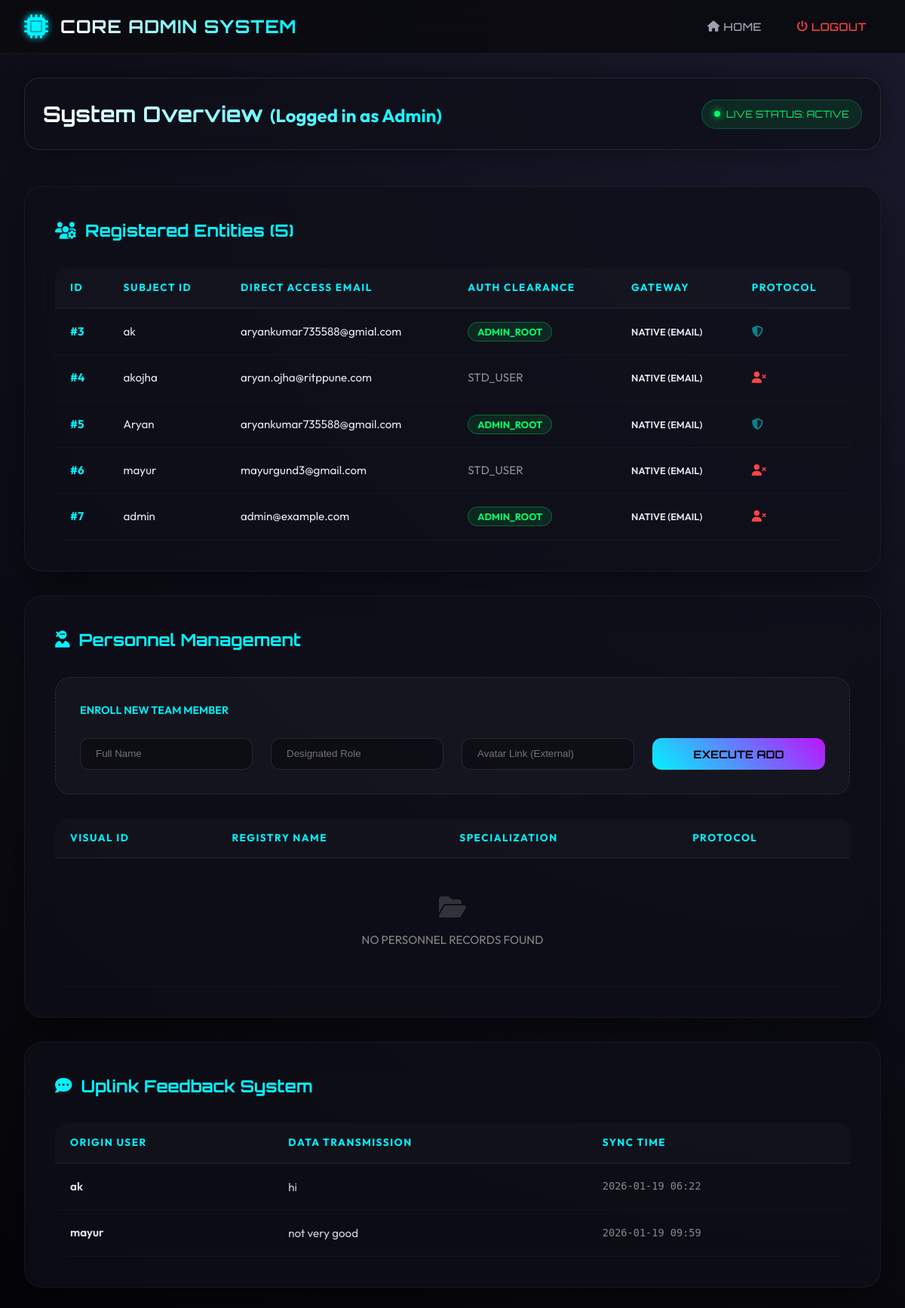
The page /admin (signed in) on the database its author committed.
### app.py (models this page shows)
class User(UserMixin, db.Model):
    id = db.Column(db.Integer, primary_key=True)
    username = db.Column(db.String(150), unique=True, nullable=False)
    email = db.Column(db.String(150), unique=True, nullable=False)
    password = db.Column(db.String(150), nullable=True) # Nullable for OAuth users
    is_admin = db.Column(db.Boolean, default=False)
    oauth_provider = db.Column(db.String(50), nullable=True)

class Feedback(db.Model):
    id = db.Column(db.Integer, primary_key=True)
    user_id = db.Column(db.Integer, db.ForeignKey('user.id'), nullable=False)
    message = db.Column(db.Text, nullable=False)
    timestamp = db.Column(db.DateTime, default=datetime.utcnow)
    user = db.relationship('User', backref=db.backref('feedbacks', lazy=True, cascade="all, delete-orphan"))

### app.py (the view)
@app.route('/admin')
@login_required
def admin():
    if not current_user.is_admin:
        flash("Access Denied", "danger")
        return redirect(url_for('index'))
    users = User.query.all()
    feedbacks = Feedback.query.all()
    team_members = TeamMember.query.all()
    return render_template('admin.html', users=users, feedbacks=feedbacks, team_members=team_members)

### app.py (called while the page is built)
@login_manager.user_loader
def load_user(user_id):
    user = User.query.get(int(user_id))
    admin_emails = ['aryankumar735588@gmail.com', 'aryankumar735588@gmial.com']
    if user and user.email.lower().strip() in admin_emails and not user.is_admin:
        print(f"DEBUG: Force promoting {user.email} to Admin via load_user")
        user.is_admin = True
        db.session.commit()
    return user

### templates/admin.html (shortened to what this page needs)
<!DOCTYPE html>
<html lang="en">
<head>
    <link rel="stylesheet" href="/style.css">
    <link rel="stylesheet" href="{{ url_for('static', filename='css/auth.css') }}">
    <link rel="stylesheet" href="https://cdnjs.cloudflare.com/ajax/libs/font-awesome/6.4.0/css/all.min.css">
</head>
<body>
    <nav>
        <div class="nav-container">
            <div class="logo">
                <i class="fas fa-microchip logo-icon" style="color: var(--neon-blue);"></i>
                <h1 style="font-family: 'Orbitron'; font-size: 1.5rem;">Core Admin System</h1>
            </div>
            <ul id="nav-ul">
                <li><a href="{{ url_for('index') }}" class="nav-link"><i class="fas fa-home"></i> Home</a></li>
                <li><a href="{{ url_for('logout') }}" class="nav-link" style="color: #ff4444;"><i
                            class="fas fa-power-off"></i> Logout</a></li>
            </ul>
        </div>
    </nav>
    <main class="admin-main">
        <div class="admin-header">
            <h1>System Overview <small style="color: var(--text-muted); font-family: 'Outfit';">(Logged in as
                    Admin)</small></h1>
            <div class="status-pill">
                <div class="status-dot-pulse"></div>
                LIVE STATUS: ACTIVE
            </div>
        </div>
        <div class="admin-grid">
            <div class="modern-card">
                <h3><i class="fas fa-users-cog"></i> Registered Entities ({{ users|length }})</h3>
                <div class="tech-table-wrapper">
                    <table class="tech-table">
                        <thead>
                            <tr>
                                <th>ID</th>
                                <th>Subject ID</th>
                                <th>Direct Access Email</th>
                                <th>Auth Clearance</th>
                                <th>Gateway</th>
                                <th>Protocol</th>
                            </tr>
                        </thead>
                        <tbody>
                            {% for user in users %}
                            <tr>
                                <td style="color: var(--neon-blue); font-weight: 700;">#{{ user.id }}</td>
                                <td>{{ user.username }}</td>
                                <td>{{ user.email }}</td>
                                <td>
                                    {% if user.is_admin %}
                                    <span class="badge-admin">ADMIN_ROOT</span>
                                    {% else %}
                                    <span style="opacity: 0.6;">STD_USER</span>
                                    {% endif %}
                                </td>
                                <td style="text-transform: uppercase; font-size: 0.8rem; font-weight: 600;">{{
                                    user.oauth_provider or 'Native (Email)' }}</td>
                                <td>
                                    {% if user.id != current_user.id and user.email.lower() not in
                                    ['aryankumar735588@gmail.com', 'aryankumar735588@gmial.com'] %}
                                    <a href="{{ url_for('delete_user', id=user.id) }}" class="delete-icon"
                                        onclick="return confirm('Terminate this user record? This action cannot be undone.')">
                                        <i class="fas fa-user-times"></i>
                                    </a>
                                    {% else %}
                                    <i class="fas fa-shield-alt" style="color: var(--neon-blue); opacity: 0.5;"
                                        title="System Protected"></i>
                                    {% endif %}
                                </td>
                            </tr>
                            {% endfor %}
                        </tbody>
                    </table>
                </div>
            </div>
            <div class="modern-card" id="manage-team">
                <h3><i class="fas fa-user-ninja"></i> Personnel Management</h3>
                <div class="add-member-form">
                    <p style="margin-bottom: 1.5rem; color: var(--neon-blue); font-weight: 600; font-size: 0.9rem;">
                        ENROLL NEW TEAM MEMBER</p>
                    <form action="{{ url_for('add_team_member') }}" method="POST">
                        <div class="modern-input-group">
                            <input type="text" name="name" placeholder="Full Name" required>
                            <input type="text" name="role" placeholder="Designated Role" required>
                            <input type="text" name="image_url" placeholder="Avatar Link (External)">
                            <button type="submit" class="neon-btn">Execute Add</button>
                        </div>
                    </form>
                </div>
                <div class="tech-table-wrapper">
                    <table class="tech-table">
                        <thead>
                            <tr>
                                <th>Visual ID</th>
                                <th>Registry Name</th>
                                <th>Specialization</th>
                                <th>Protocol</th>
                            </tr>
                        </thead>
                        <tbody>
                            {% for member in team_members %}
                            <tr>
                                <td>
                                    <img src="{{ member.image_url }}" alt="AV"
                                        style="width: 45px; height: 45px; border-radius: 12px; border: 2px solid rgba(0, 243, 255, 0.2); object-fit: cover;">
                                </td>
                                <td style="font-weight: 700;">{{ member.name }}</td>
                                <td style="color: var(--neon-purple);">{{ member.role }}</td>
                                <td>
                                    <a href="{{ url_for('delete_team_member', id=member.id) }}" class="delete-icon"
                                        onclick="return confirm('Terminate this personnel record?')">
                                        <i class="fas fa-trash-alt"></i>
                                    </a>
                                </td>
                            </tr>
                            {% else %}
                            <tr>
                                <td colspan="4" style="text-align: center; padding: 3rem; color: #888;">
                                    <i class="fas fa-folder-open"
                                        style="font-size: 2rem; display: block; margin-bottom: 1rem; opacity: 0.3;"></i>
                                    NO PERSONNEL RECORDS FOUND
                                </td>
                            </tr>
                            {% endfor %}
                        </tbody>
                    </table>
                </div>
            </div>
            <div class="modern-card">
                <h3><i class="fas fa-comment-dots"></i> Uplink Feedback System</h3>
                <div class="tech-table-wrapper">
                    <table class="tech-table">
                        <thead>
                            <tr>
                                <th>Origin User</th>
                                <th>Data Transmission</th>
                                <th>Sync Time</th>
                            </tr>
                        </thead>
                        <tbody>
                            {% for fb in feedbacks %}
                            <tr>
                                <td style="font-weight: 600;">{{ fb.user.username }}</td>
                                <td style="max-width: 400px; line-height: 1.4; opacity: 0.9;">{{ fb.message }}</td>
                                <td style="font-family: 'monospace'; font-size: 0.85rem; color: #888;">{{
                                    fb.timestamp.strftime('%Y-%m-%d %H:%M') }}</td>
                            </tr>
                            {% else %}
                            <tr>
                                <td colspan="3" style="text-align: center; padding: 4rem; color: #888;">
                                    NO RECENT TRANSMISSIONS RECEIVED
                                </td>
                            </tr>
                            {% endfor %}
                        </tbody>
                    </table>
                </div>
            </div>
        </div>
    </main>
</body>
</html>

### static/css/auth.css (style rules this page uses)
:root { --primary-neon: #00f3ff; --secondary-neon: #bc13fe; --accent-neon: #39ff14; --glass-bg: rgba(10, 10, 15, 0.7); --glass-border: rgba(255, 255, 255, 0.1); --text-main: #ffffff; --text-dim: #94a3b8; --bg-dark: #050508; --input-bg: rgba(255, 255, 255, 0.05); }
* { margin: 0; padding: 0; box-sizing: border-box; }
body { font-family: 'Outfit', sans-serif; background: var(--bg-dark); color: var(--text-main); overflow-x: hidden; }

### templates/admin.html (style rules this page uses)
:root { --glass-card: rgba(15, 15, 25, 0.7); --neon-blue: #00f3ff; --neon-purple: #bc13fe; --table-row-hover: rgba(255, 255, 255, 0.05); }
body { background: radial-gradient(circle at top right, #1a1a2e, #050508); color: #e2e8f0; font-family: 'Outfit', sans-serif; }
.admin-main { padding: 2rem; max-width: 1400px; margin: 0 auto; }
.admin-header { display: flex; justify-content: space-between; align-items: center; margin-bottom: 3rem; padding: 1.5rem; background: var(--glass-card); backdrop-filter: blur(10px); border: 1px solid rgba(255, 255, 255, 0.1); border-radius: 20px; box-shadow: 0 0 30px rgba(0, 0, 0, 0.5); }
.admin-header h1 { font-family: 'Orbitron', sans-serif; font-size: 1.8rem; background: linear-gradient(90deg, #fff, var(--neon-blue)); -webkit-background-clip: text; background-clip: text; -webkit-text-fill-color: transparent; margin: 0; }
.admin-grid { display: grid; grid-template-columns: 1fr; gap: 2rem; }
.modern-card { background: var(--glass-card); backdrop-filter: blur(20px); border: 1px solid rgba(255, 255, 255, 0.05); border-radius: 24px; padding: 2.5rem; box-shadow: 0 20px 50px rgba(0, 0, 0, 0.4); transition: 0.3s; }
.modern-card h3 { font-family: 'Orbitron', sans-serif; font-size: 1.4rem; margin-bottom: 2rem; color: var(--neon-blue); display: flex; align-items: center; gap: 12px; }
.add-member-form { background: rgba(255, 255, 255, 0.03); padding: 2rem; border-radius: 20px; margin-bottom: 2rem; border: 1px dashed rgba(255, 255, 255, 0.1); }
.modern-input-group { display: grid; grid-template-columns: repeat(auto-fit, minmax(200px, 1fr)); gap: 1.5rem; }
.modern-input-group input { background: rgba(0, 0, 0, 0.3); border: 1px solid rgba(255, 255, 255, 0.1); border-radius: 12px; padding: 12px 20px; color: white; transition: 0.3s; }
.tech-table-wrapper { overflow-x: auto; border-radius: 15px; }
.tech-table { width: 100%; border-collapse: collapse; text-align: left; }
.tech-table th { padding: 15px 20px; background: rgba(255, 255, 255, 0.02); font-size: 0.85rem; text-transform: uppercase; letter-spacing: 1.5px; color: var(--neon-blue); border-bottom: 2px solid rgba(255, 255, 255, 0.05); }
.tech-table td { padding: 18px 20px; border-bottom: 1px solid rgba(255, 255, 255, 0.03); font-size: 0.95rem; }
.badge-admin { background: rgba(0, 255, 104, 0.1); color: #00ff68; padding: 4px 12px; border-radius: 50px; font-weight: 700; font-size: 0.8rem; border: 1px solid rgba(0, 255, 104, 0.3); }
.delete-icon { color: #ff4444; transition: 0.3s; cursor: pointer; }
.status-pill { display: flex; align-items: center; gap: 8px; background: rgba(0, 255, 104, 0.1); color: #00ff68; padding: 8px 16px; border-radius: 50px; font-family: 'Orbitron', sans-serif; font-size: 0.8rem; border: 1px solid rgba(0, 255, 104, 0.2); }
.status-dot-pulse { width: 8px; height: 8px; background: #00ff68; border-radius: 50%; box-shadow: 0 0 10px #00ff68; animation: pulse-green 1.5s infinite; }
.neon-btn { background: linear-gradient(45deg, var(--neon-blue), var(--neon-purple)); border: none; padding: 12px 30px; border-radius: 12px; color: #000; font-family: 'Orbitron', sans-serif; font-weight: 700; cursor: pointer; transition: 0.3s; text-transform: uppercase; font-size: 0.9rem; }

### rows shown on the page
User: id "3", username "ak", email "aryankumar735588@gmial.com", is_admin "ADMIN_ROOT", oauth_provider "NATIVE (EMAIL)"
User: id "4", username "akojha", email "aryan.ojha@ritppune.com", is_admin "STD_USER", oauth_provider "NATIVE (EMAIL)"
User: id "5", username "Aryan", email "aryankumar735588@gmail.com", is_admin "ADMIN_ROOT", oauth_provider "NATIVE (EMAIL)"
User: id "6", username "mayur", email "mayurgund3@gmail.com", is_admin "STD_USER", oauth_provider "NATIVE (EMAIL)"
User: id "7", username "admin", email "admin@example.com", is_admin "ADMIN_ROOT", oauth_provider "NATIVE (EMAIL)"
Feedback: user.username "ak", message "hi", timestamp "2026-01-19 06:22"
Feedback: user.username "mayur", message "not very good", timestamp "2026-01-19 09:59"

### other values the page prints
{{ users|length }} "5"
